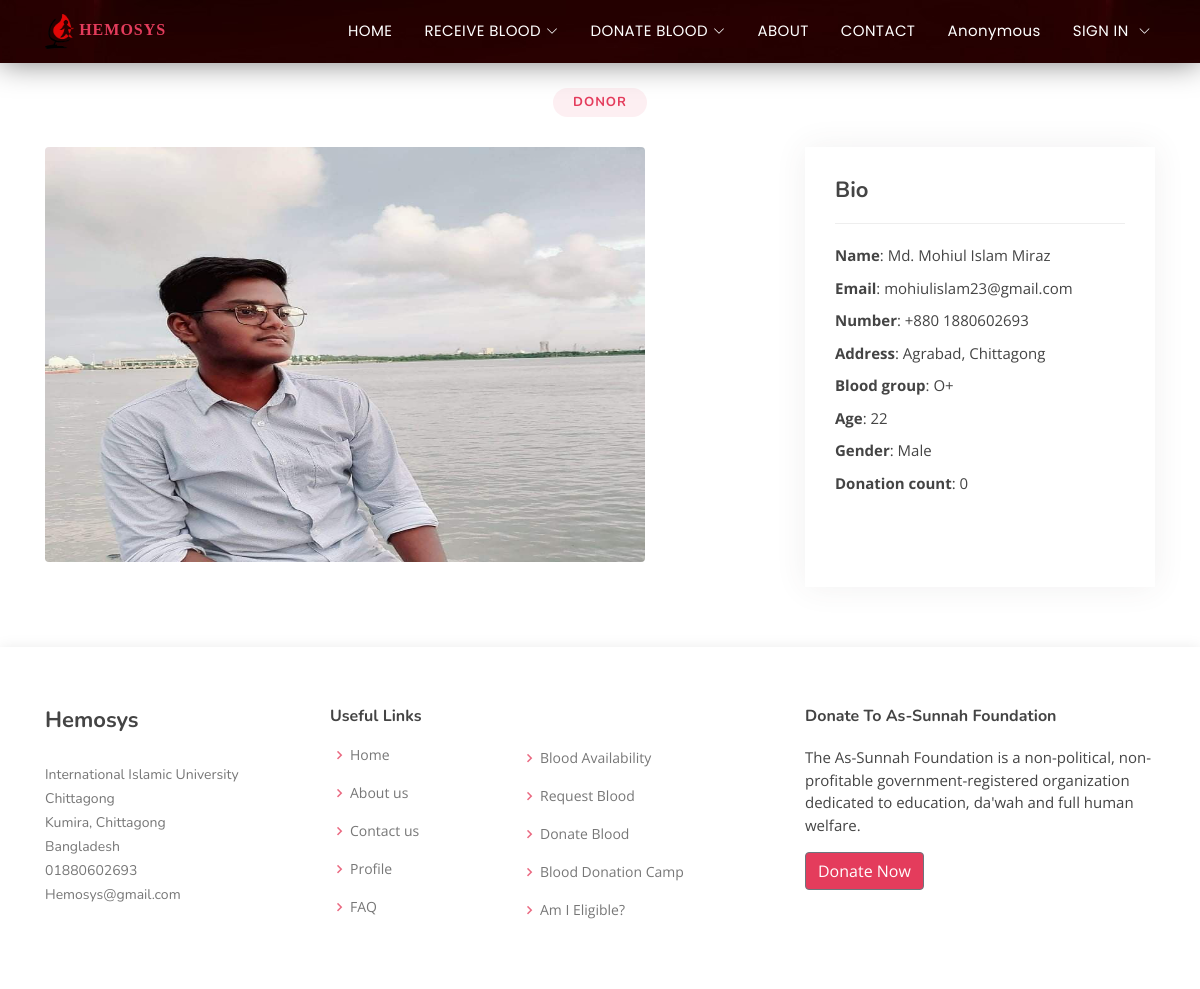
Screenshot of /donor/donor-details/95/ with the database file from the repository.
### authentication/models.py (models this page shows, shortened)
class userprofile(models.Model):
    user = models.OneToOneField(User, on_delete=models.CASCADE)
    phone = models.CharField(max_length=100)
    location = models.CharField(max_length=100)
    bloodgroup = models.CharField(max_length=100)
    age = models.CharField(max_length=3)
    gender = models.CharField(max_length=10)
    image = models.FileField(upload_to='profile-picture', blank=True, null=True)
    donor_donationcount = models.IntegerField(default = 0)

### donor/views.py (the view)
# urls.py: path('donor-details/<int:user_id>/', views.donor_details, name="donordetails"),
def donor_details(request, user_id):
    donor = get_object_or_404(userprofile, user_id=user_id)
    return render(request, "donordetails.html", {"donor": donor})

### templates/donordetails.html (shortened to what this page needs)
{% extends "base.html" %}
{% block content %}
{% load static %}
<section id="portfolio-details" class="portfolio-details">
  <br><br>
  <div class="section-title">
    <h2>Donor</h2>
  </div>
  <div class="container">
    <div class="row gy-4">
      <div class="col-lg-8">
        {% if donor.user.userprofile.image %}
        <img src="{{ donor.user.userprofile.image.url }}" alt="" class="img-fluid rounded" style="width: 600px; height: 415px;"/>
        {% else %}
        <img src="{% static '\images\default-profile-picture.png' %}" alt="" class="img-fluid rounded" style="width: 600px; height: 415px;"/>
        {% endif %}
      </div>
      <div class="col-lg-4">
        <div class="portfolio-info">
          <h3>Bio</h3>
          <ul>
            <li><strong>Name</strong>: {{ donor.user.first_name }}</li>
            <li><strong>Email</strong>: {{ donor.user.email }} </li>
            <li><strong>Number</strong>: {{ donor.user.userprofile.phone }} </li>
            <li><strong>Address</strong>: {{ donor.user.userprofile.location }}</li>
            <li><strong>Blood group</strong>: {{ donor.user.userprofile.bloodgroup }}</li>
            <li><strong>Age</strong>: {{ donor.user.userprofile.age }}</li>
            <li><strong>Gender</strong>: {{  donor.user.userprofile.gender }}</li>
            <li><strong>Donation count</strong>: {{ donor.user.userprofile.donor_donationcount }} </li>
          </ul>
        </div>
      </div>
    </div>
  </div>
</section>
{% endblock content %}

### templates/base.html (shortened to what this page needs)
{% include "header.html" %}
{% block content %}
{% endblock content %}
{% include "footer.html" %}

### templates/header.html (shortened to what this page needs)
{%load static %}
<!DOCTYPE html>
<html lang="en">
<head>
  <link rel="stylesheet" href="https://cdn.jsdelivr.net/npm/bootstrap@4.4.1/dist/css/bootstrap.min.css">
  <link rel="stylesheet" href="https://cdn.jsdelivr.net/npm/bootstrap-icons@1.3.0/font/bootstrap-icons.css">
  <link rel='stylesheet' href='https://unpkg.com/boxicons@2.1.4/css/boxicons.min.css' >
  <link href="/static/assets/css/style.css" rel="stylesheet">
</head>
<body>
  <header id="header" class="fixed-top ">
    <div class="container d-flex align-items-center justify-content-between">
      <a href="/" class="logo"><img src="{% static '/images/logo.png' %}" alt="" class="img-fluid"> HEMOSYS </a>
      <nav id="navbar" class="navbar">
        <ul>
          {% url 'index' as url %}
          <li><a class="{% if request.path == url %} active {% endif %}" href="/">HOME</a></li>
          {% url 'requestblood' as url1 %}
          {% url 'bloodavailability' as url2 %}
          <li class="dropdown"><a class="{% if request.path == url1 or request.path == url2 %} active {% endif %}" href="#"><span>RECEIVE BLOOD</span> <i class="bi bi-chevron-down"></i></a>
          </li>
          {% url 'donorregistration' as url3 %}
          {% url 'registereddonors' as url4 %}
          {% url 'donationcamp' as url5 %}
          {% url 'amieligible' as url6 %}
          {% url 'donationrequest' as url7 %}
          <li class="dropdown"><a class="" href="#"><span>DONATE BLOOD</span> <i class="bi bi-chevron-down"></i></a>
          </li>
          {% url 'about' as url %}
          <li><a class="{% if request.path == url %} active {% endif %}" href="{{url}}">ABOUT</a></li>
          {% url 'contact' as url %}
          <li><a class="{% if request.path == url %} active {% endif %}" href="{{url}}">CONTACT</a></li>
          {% if request.user.is_superuser %}
          <li class="dropdown"><a href="#"><span>Admin <i class="fa-solid fa-user"></i></span> <i class="bi bi-chevron-down"></i></a>
            <ul>
              {% url 'profile' as url %}
              <li><a class="{% if request.path == url %} active {% endif %}" href="{{url}}">{{ user }}<i class="fa-solid fa-user"></i></a></li>
              <li><a href="/admin">Dashboard</a></li>
            </ul>
          </li>
          {% else %}
          {% if request.user.is_authenticated %}
          {% url 'profile' as url %}
          <li><a class="{% if request.path == url %} active {% endif %}" href="{{url}}">{{ user.first_name }}</a></li>
          {% else %}
          {% url 'profile' as url %}
          <li><a class="{% if request.path == url %} active {% endif %}" href="{{url}}">Anonymous</a></li>
          {% endif %}
          {% endif %}
          {% if request.user.is_authenticated %}
          <li><a  class="nav-link scrollto" href="/auth/logout/">LOG OUT<i class="fa-solid fa-right-from-bracket"></i>
          </a></li>
          {% else %}
          <li class="dropdown"><a href="#"><span>SIGN IN </span> <i class="bi bi-chevron-down"></i></a>
          </li>
          {% endif %}
        </ul>
      </nav>
    </div>
  </header>

### templates/footer.html (shortened to what this page needs)
<footer id="footer">
    <div class="footer-top">
      <div class="container">
        <div class="row">
          <div class="col-lg-3 col-md-6 footer-contact">
            <h4>Hemosys</h4>
            <p>
              International Islamic University Chittagong <br>
              Kumira, Chittagong<br>
              Bangladesh <br>
              01880602693<br>
              Hemosys@gmail.com<br>
            </p>
          </div>
          <div class="col-lg-2 col-md-6 footer-links">
            <h4>Useful Links</h4>
            <ul>
              <li><i class="bx bx-chevron-right"></i> <a href="/">Home</a></li>
              <li><i class="bx bx-chevron-right"></i> <a href="about">About us</a></li>
              <li><i class="bx bx-chevron-right"></i> <a href="contact">Contact us</a></li>
              <li><i class="bx bx-chevron-right"></i> <a href="/auth/profile/">Profile</a></li>
              <li><i class="bx bx-chevron-right"></i> <a href="#faq">FAQ</a></li>
            </ul>
          </div>
          <div class="col-lg-3 col-md-6 footer-links">
            <br><br>
            <ul>
              <li><i class="bx bx-chevron-right"></i> <a href="/recipient/blood-availability/">Blood Availability</a></li>
              <li><i class="bx bx-chevron-right"></i> <a href="/recipient/request-blood/">Request Blood</a></li>
              <li><i class="bx bx-chevron-right"></i> <a href="/donor/donation-request/">Donate Blood</a></li>
              <li><i class="bx bx-chevron-right"></i> <a href="/donor/blood-donation-camp/">Blood Donation Camp</a></li>
              <li><i class="bx bx-chevron-right"></i> <a href="/donor/am-i-eligible/">Am I Eligible?</a></li>
            </ul>
          </div>
          <div class="col-lg-4 col-md-6 footer-newsletter">
            <h4>Donate To As-Sunnah Foundation</h4>
            <p>The As-Sunnah Foundation is a non-political, non-profitable government-registered organization dedicated to education, da'wah and full human welfare.</p>
            <button type="submit" class="btn btn-secondary" style="background-color: #e43c5c">Donate Now</button>
          </div>
        </div>
      </div>
    </div>
  </footer>
</body>
</html>

### static/assets/css/style.css (style rules this page uses)
body { font-family: "Open Sans", sans-serif; color: #444444; }
a { color: #e43c5c; text-decoration: none; }
h1, h2, h3, h4, h5, h6 { font-family: "Nunito", sans-serif; }
#header { transition: all 0.5s; z-index: 997; padding: 10px 0; background: url("../../images/headerbg.jpg") top center; box-shadow: 0 0 30px rgba(0, 0, 0, 0.5); }
#header .logo { font-size: 16px; margin: 0; padding: 0; line-height: 1; font-weight: 600; letter-spacing: 1px; text-transform: uppercase; font-family: cursive; }
#header .logo img { max-height: 35px; }
.navbar { padding: 0; }
.navbar ul { margin: 0; padding: 0; display: flex; list-style: none; align-items: center; }
.navbar li { position: relative; }
.navbar>ul>li { white-space: nowrap; padding: 10px 0 10px 24px; }
.navbar a, .navbar a:focus { display: flex; align-items: center; justify-content: space-between; font-family: "Poppins", sans-serif; color: #fff; font-size: 15px; padding: 0 4px; white-space: nowrap; transition: 0.3s; letter-spacing: 0.4px; position: relative; }
.navbar a i, .navbar a:focus i { font-size: 12px; line-height: 0; margin-left: 5px; }
.navbar>ul>li>a:before { content: ""; position: absolute; width: 100%; height: 2px; bottom: -6px; left: 0; background-color: #e43c5c; visibility: hidden; transform: scaleX(0); transition: all 0.3s ease-in-out 0s; }
section { padding: 60px 0; overflow: hidden; }
.section-title { text-align: center; padding-bottom: 30px; }
.section-title h2 { font-size: 13px; letter-spacing: 1px; font-weight: 700; padding: 8px 20px; line-height: 1; margin: 0; background: #fdeff2; color: #e43c5c; display: inline-block; text-transform: uppercase; border-radius: 50px; }
.portfolio-details { padding-top: 40px; }
.portfolio-details .portfolio-info { width: 350px; height: 440px; padding: 30px; box-shadow: 0px 0 30px rgba(73, 60, 62, 0.08); overflow: hidden; margin-top: 0px; }
.portfolio-details .portfolio-info h3 { font-size: 22px; font-weight: 700; margin-bottom: 20px; padding-bottom: 20px; border-bottom: 1px solid #eee; }
.portfolio-details .portfolio-info ul { list-style: none; padding: 0; font-size: 15px; }
.portfolio-details .portfolio-info ul li+li { margin-top: 10px; }
#footer { color: #444444; font-size: 14px; background: #f6f4f4; box-shadow: 0px 2px 15px rgba(0, 0, 0, 0.1); }
#footer .footer-top { padding: 60px 0 30px 0; background: #fff; }
#footer .footer-top .footer-contact { margin-bottom: 30px; }
#footer .footer-top .footer-contact h4 { font-size: 22px; margin: 0 0 30px 0; padding: 2px 0 2px 0; line-height: 1; font-weight: 700; }
#footer .footer-top .footer-contact p { font-size: 14px; line-height: 24px; margin-bottom: 0; font-family: "Nunito", sans-serif; color: #777777; }
#footer .footer-top h4 { font-size: 16px; font-weight: bold; color: #444444; position: relative; padding-bottom: 12px; }
#footer .footer-top .footer-links { margin-bottom: 30px; }
#footer .footer-top .footer-links ul { list-style: none; padding: 0; margin: 0; }
#footer .footer-top .footer-links ul i { padding-right: 2px; color: #ea6981; font-size: 18px; line-height: 1; }
#footer .footer-top .footer-links ul li { padding: 10px 0; display: flex; align-items: center; }
#footer .footer-top .footer-links ul li:first-child { padding-top: 0; }
#footer .footer-top .footer-links ul a { color: #777777; transition: 0.3s; display: inline-block; line-height: 1; }
#footer .footer-newsletter { font-size: 15px; }
#footer .footer-newsletter h4 { font-size: 16px; font-weight: bold; color: #444444; position: relative; padding-bottom: 12px; }

### rows the page displays
userprofile: user.userprofile.image (picture), user.first_name "Md. Mohiul Islam Miraz", user.email "mohiulislam23@gmail.com", user.userprofile.phone "+880 1880602693", user.userprofile.location "Agrabad, Chittagong", user.userprofile.bloodgroup "O+", user.userprofile.age "22", user.userprofile.gender "Male", user.userprofile.donor_donationcount "0"
